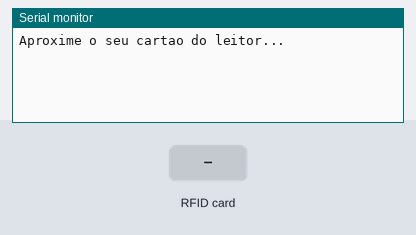
A sketch run on a simulated ESP8266 (NodeMCU). Parts: the last lines printed to the serial monitor. Inputs (shaded band) come from the test bench.

Above: at 1.2 s.
1.3 s: RFID card 5E 7A 19 C4 held to the reader
At 2.1 s:
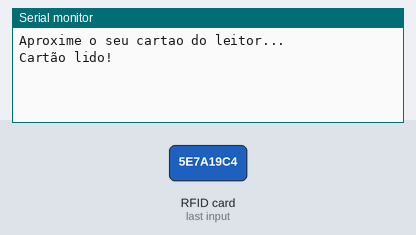
At 3.1 s:
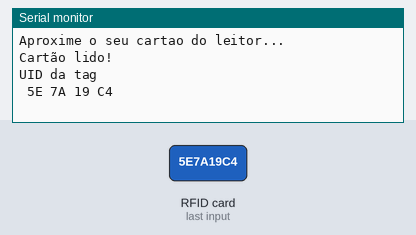

The sketch:

testeRFID.ino
```cpp
/*
    Autor: Arthur Aleksandro @aretw0 (01/03/2018)

    IMPORTANTE: https://github.com/miguelbalboa/rfid#pin-layout
*/
// Biblioteca para o arduino usar o protocolo SPI
#include <SPI.h>
// Biblioteca para manipulação do leitor RFID modelo MIFAREC522
#include <MFRC522.h>

// Configurações dos pinos do leitor RFID no nodemcu
#define SS_PIN D8
#define RST_PIN D3
// Construindo a variável que será a interface para utilizar o leitor RFID
MFRC522 mfrc522(SS_PIN, RST_PIN);

bool readOk; // Variável para guardar o estado da leitura, se ok ou não;

// Função de configuração, será invocada apenas uma vez na inicialização do microcontrolador
void setup()
{
  // Configurando portal serial do microcontrolador
  Serial.begin(9600);
  SPI.begin();    // Inicia  SPI bus
  mfrc522.PCD_Init(); // Inicia MFRC522
  greetings();
}
// Função loop será executada eternamente
void loop()
{
  // Procura por algum cartão presente na área
  if ( ! mfrc522.PICC_IsNewCardPresent()) // função retorna boolean que é negado pela ! no começo
  {
    /*
     * Para evitar a função loop de se alongar pelo resto do programa
     * quebramos aqui o ciclo dando um return.
     * E assim a loop inicia outro ciclo.
    */
    return;
  }
  // Realiza leitura do cartão
  readOk = mfrc522.PICC_ReadCardSerial();
  infoLCD(readOk);
  if ( ! readOk )
  {
    return;
  }
  mostraUID(uidRead()); // Mostrando UID no LCD
}

void greetings()
{
  Serial.println("Aproxime o seu cartao do leitor...");
  Serial.println();
}
void infoLCD(bool readed)
{
  if (readed) {
    Serial.println("Cartão lido!");
  } else {
    Serial.println("Cartão não lido!");
  }
  delay(1000);
}
void mostraUID(String id)
{
  Serial.println("UID da tag");
  Serial.println(id);
  delay(3000);
  greetings();
}

String uidRead()
{
   // Tratamento dos bytes do protocolo SPI
  String id = "";
  for (byte i = 0; i < mfrc522.uid.size; i++)
  {
     id.concat(String(mfrc522.uid.uidByte[i] < 0x10 ? " 0" : " "));
     // é menor que 10? Se sim concatene " 0", senão concatene " "
     id.concat(String(mfrc522.uid.uidByte[i], HEX));
     // concatene o valor do byte transformado para HEXADECIMAL
  }
  /*Nesse momento temos o UID (UNIQUE IDENTIFIER)
    na variavel id, retornamos ela em CAIXA ALTA
  */
  id.toUpperCase();
  return id;
}
```

Measured:
- after the input at 1.3 s, the serial monitor: prints a new line at once (image 1)
